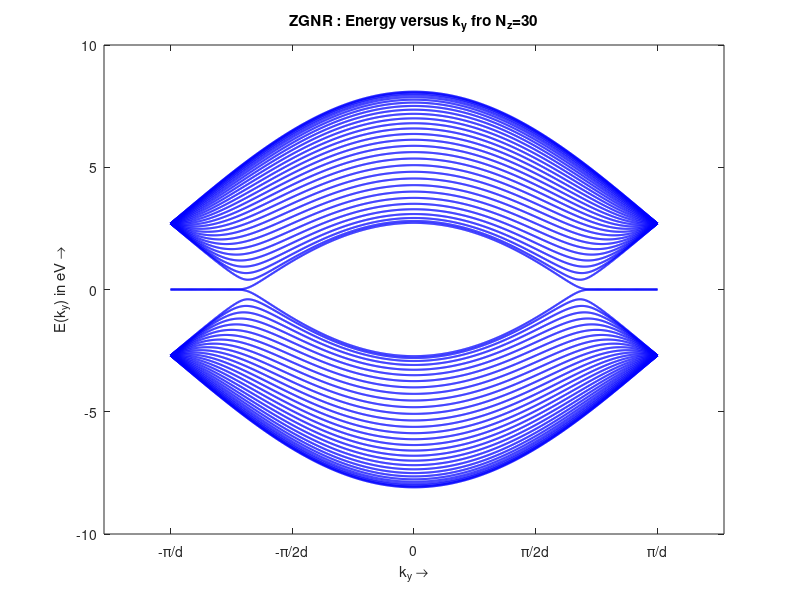
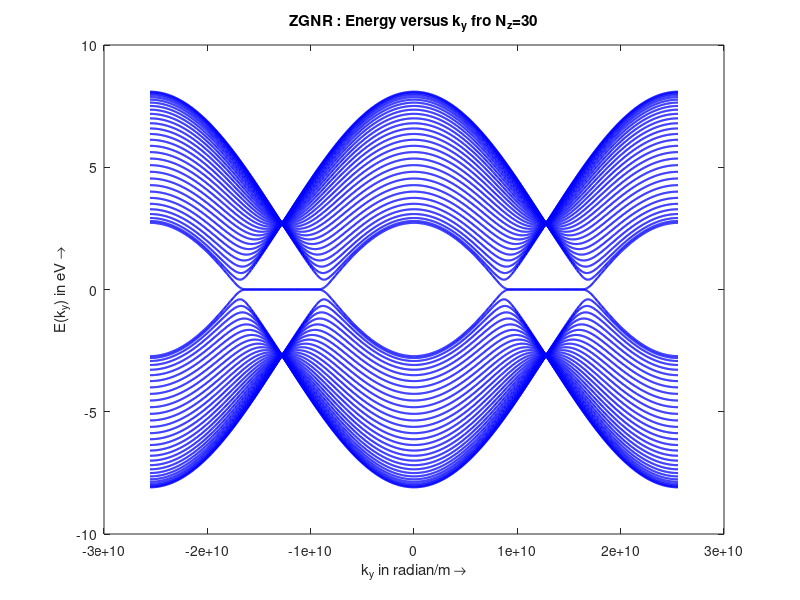

MATLAB code for these plots, in order:
clc; clear all; close all

h_cut = 1.055e-34;
eV = 1.602e-19;
Armst=1e-10;

t_eV=2.7;
a0_A0=1.42;

t=t_eV*eV;
a0=a0_A0*Armst;
b=sqrt(3)*a0/2;
d12=2*b;

nz=30;
n=nz-1;
d=4+(n-1)*2;
sn=[1:3;2:4];
tn=[1,4;2,3];
for m=2:n
    nm=(5+(m-2)*2):(6+(m-2)*2);
    c1=nm(1)-1;
    nc=[nm(1:end-1),c1;nm(2:end),nm(1)];
    sn=[sn,nc];
    tn=[tn,[nm(end);nm(1)]];
end


res=1e3;
kv=linspace(-pi/d12,pi/d12,res);
Ev=zeros(d,length(kv));

for m=1:length(kv)
    k=kv(m);
    i=[sn(1,:),sn(2,:),tn(1,:),tn(2,:)];
    j=[sn(2,:),sn(1,:),tn(2,:),tn(1,:)];
    v=[repmat(-t, 1,2*size(sn,2)),repmat(-t*exp(1i*k*d12), 1,size(tn,2)),repmat(-t*exp(-1i*k*d12),1, size(tn,2))];
    
    hk=sparse(i,j,v,d,d);
    egv=eig(full(hk));
    Ev(:,m)=egv;
end

figure
plot(kv*d12,Ev/eV, 'b', 'LineWidth',1.5)
xlabel('k_y \rightarrow');ylabel('E(k_y) in eV \rightarrow')
xticks([-2*pi -3*pi/2 -pi -pi/2 0 pi/2 pi 3*pi/2 2*pi]);
xticklabels({'-2\pi/d','-3\pi/2d','-\pi/d','-\pi/2d','0','\pi/2d','\pi/d','3\pi/2d', '2\pi/d'})
title(['ZGNR : Energy versus k_y fro N_z=',num2str(nz)])



res=1e3;
kv=linspace(-pi/b,pi/b,res);
Ev=zeros(d,length(kv));

for m=1:length(kv)
    k=kv(m);
    i=[sn(1,:),sn(2,:),tn(1,:),tn(2,:)];
    j=[sn(2,:),sn(1,:),tn(2,:),tn(1,:)];
    v=[repmat(-t, 1,2*size(sn,2)),repmat(-t*exp(1i*k*d12), 1,size(tn,2)),repmat(-t*exp(-1i*k*d12),1, size(tn,2))];
    
    hk=sparse(i,j,v,d,d);
    egv=eig(full(hk));
    Ev(:,m)=egv;
end

figure
plot(kv,Ev/eV, 'b', 'LineWidth',1.5)
xlabel('k_y in radian/m \rightarrow');ylabel('E(k_y) in eV \rightarrow')
title(['ZGNR : Energy versus k_y fro N_z=',num2str(nz)])

